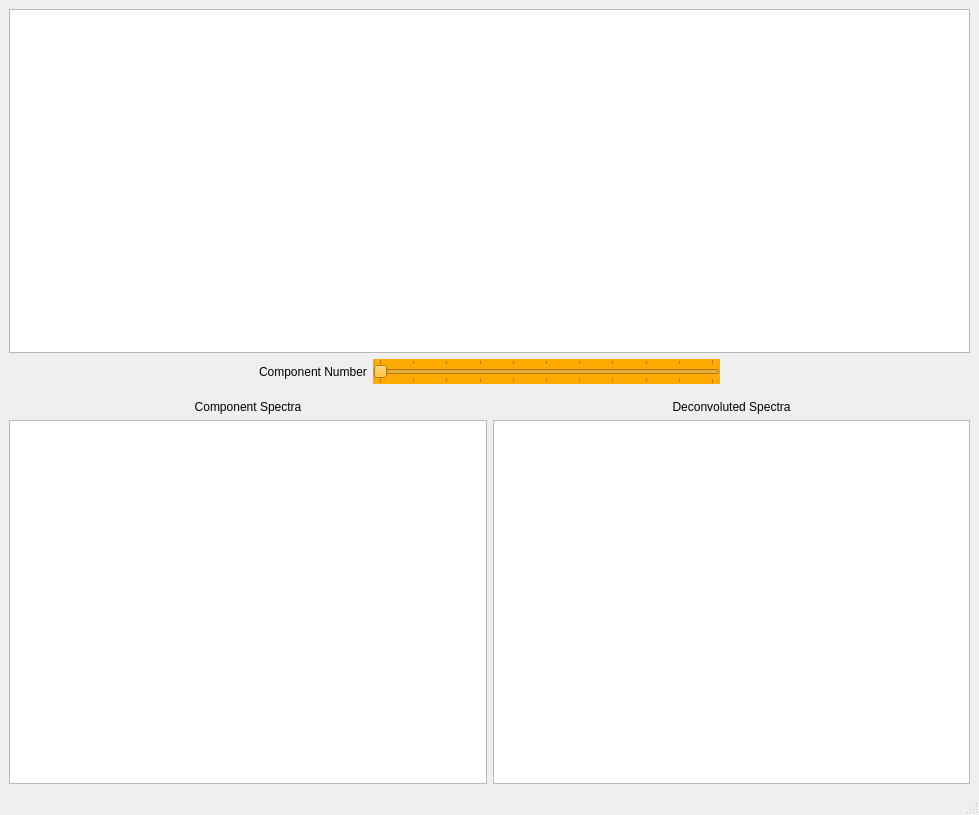
<?xml version="1.0" encoding="UTF-8"?>
<ui version="4.0">
 <class>MainWindow</class>
 <widget class="QMainWindow" name="MainWindow">
  <property name="geometry">
   <rect>
    <x>0</x>
    <y>0</y>
    <width>979</width>
    <height>815</height>
   </rect>
  </property>
  <property name="windowTitle">
   <string>MainWindow</string>
  </property>
  <widget class="QWidget" name="centralwidget">
   <layout class="QGridLayout" name="gridLayout_5">
    <item row="0" column="0">
     <layout class="QGridLayout" name="gridLayout_4">
      <item row="0" column="0">
       <layout class="QGridLayout" name="gridLayout_2">
        <property name="bottomMargin">
         <number>10</number>
        </property>
        <item row="0" column="0">
         <widget class="ImageView" name="image_view"/>
        </item>
        <item row="1" column="0">
         <layout class="QGridLayout" name="gridLayout">
          <property name="leftMargin">
           <number>250</number>
          </property>
          <property name="rightMargin">
           <number>250</number>
          </property>
          <item row="0" column="0">
           <widget class="QLabel" name="label_3">
            <property name="styleSheet">
             <string notr="true">font: 75 14pt &quot;MS Shell Dlg 2&quot;;</string>
            </property>
            <property name="text">
             <string>Component Number</string>
            </property>
           </widget>
          </item>
          <item row="0" column="1">
           <widget class="QSlider" name="hs_comp_number">
            <property name="autoFillBackground">
             <bool>false</bool>
            </property>
            <property name="styleSheet">
             <string notr="true">background-color: rgb(255, 170, 0);</string>
            </property>
            <property name="minimum">
             <number>0</number>
            </property>
            <property name="maximum">
             <number>10</number>
            </property>
            <property name="pageStep">
             <number>1</number>
            </property>
            <property name="orientation">
             <enum>Qt::Horizontal</enum>
            </property>
            <property name="invertedAppearance">
             <bool>false</bool>
            </property>
            <property name="invertedControls">
             <bool>false</bool>
            </property>
            <property name="tickPosition">
             <enum>QSlider::TicksBothSides</enum>
            </property>
            <property name="tickInterval">
             <number>1</number>
            </property>
           </widget>
          </item>
         </layout>
        </item>
       </layout>
      </item>
      <item row="1" column="0">
       <layout class="QGridLayout" name="gridLayout_3">
        <item row="2" column="0">
         <widget class="PlotWidget" name="component_view"/>
        </item>
        <item row="1" column="0">
         <widget class="QLabel" name="label_2">
          <property name="styleSheet">
           <string notr="true">font: 75 12pt &quot;MS Shell Dlg 2&quot;;</string>
          </property>
          <property name="text">
           <string>Component Spectra</string>
          </property>
          <property name="alignment">
           <set>Qt::AlignCenter</set>
          </property>
         </widget>
        </item>
        <item row="2" column="1">
         <widget class="PlotWidget" name="spectrum_view"/>
        </item>
        <item row="1" column="1">
         <widget class="QLabel" name="label">
          <property name="styleSheet">
           <string notr="true">font: 75 12pt &quot;MS Shell Dlg 2&quot;;</string>
          </property>
          <property name="text">
           <string>Deconvoluted Spectra</string>
          </property>
          <property name="alignment">
           <set>Qt::AlignCenter</set>
          </property>
         </widget>
        </item>
       </layout>
      </item>
     </layout>
    </item>
   </layout>
  </widget>
  <widget class="QMenuBar" name="menubar">
   <property name="geometry">
    <rect>
     <x>0</x>
     <y>0</y>
     <width>979</width>
     <height>26</height>
    </rect>
   </property>
  </widget>
  <widget class="QStatusBar" name="statusbar"/>
 </widget>
 <customwidgets>
  <customwidget>
   <class>ImageView</class>
   <extends>QGraphicsView</extends>
   <header>pyqtgraph</header>
  </customwidget>
  <customwidget>
   <class>PlotWidget</class>
   <extends>QGraphicsView</extends>
   <header>pyqtgraph</header>
  </customwidget>
 </customwidgets>
 <resources/>
 <connections/>
</ui>
